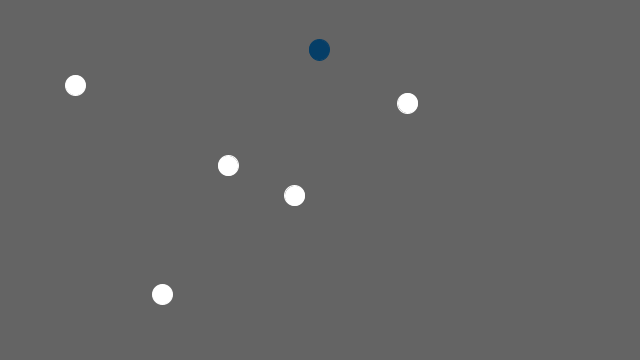
Frame 1 (no input)
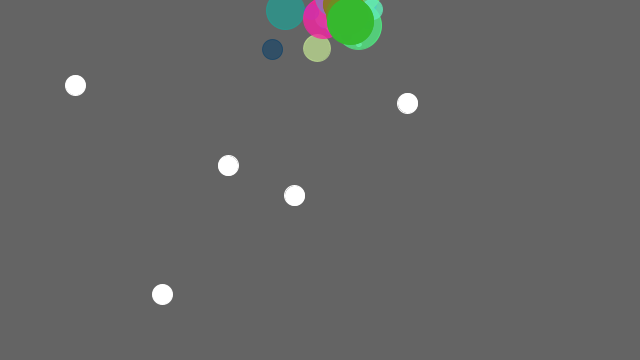
Frame 60 (the mouse pressed at the canvas centre just before this capture)
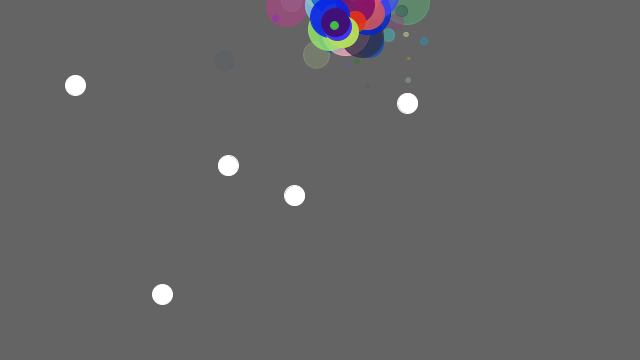
Frame 120 (the mouse held since frame 60 and released just before this capture)

The Processing sketch that drew these frames (run headless with seeded random() and noise(); from frame 60 on, the mouse is pressed at the canvas centre):

// Processing sketch: ParticleSystemWithRepeller
// ── ParticleSystemWithRepeller.pde
ParticleSystem ps;
ArrayList<Repeller> repellers;

void setup() {
  size(640,360);
  ps = new ParticleSystem (new PVector(width/2, 50));
  repellers = new ArrayList<Repeller>(); 
  for (int i = 0; i<5; i++) {
    repellers.add(new Repeller(random(20,width-20), random(20,height-20),random(50,150)));
  }
}

void draw() {
  background (100);
  
  PVector gravity = new PVector(0, 0.1);
  ps.applyForce(gravity);
  
  for (Repeller repeller: repellers) {
    ps.applyRepeller(repeller);
    repeller.display();
  }
  
  ps.addParticle();
  ps.run();
}


// ── Particle.pde
class Particle {
  PVector location;
  PVector velocity;
  PVector acceleration;
  float lifespan;
  
  float mass = 1;
  
  color c;
  
  Particle (PVector l) {
    acceleration = new PVector(0,0);
    velocity = new PVector(random(-1,1),random(-2,0));
    location = l.get();
    mass = random (1,50);
    c = color(random(0,255),random(0,255),random(0,255));
    lifespan = 255.0;
  }
  
  void run() {
    update();
    display();
  }
  
  void applyForce(PVector force) {
    PVector f = force.get();
    f.div(mass);
    acceleration.add(f);
  }
  
  void update() {
    velocity.add(acceleration);
    location.add(velocity);
    acceleration.mult(0);
    lifespan -= 2.0;
  }
  
  void display () {
    stroke(c, lifespan);
    fill (c,lifespan);
    ellipse(location.x, location.y,mass,mass);
  }
  
  boolean isDead() {
    if (lifespan < 0.0) {
      return true;
    }
    else {
      return false;
    }
  }
  
}

// ── ParticleSystem.pde
import java.util.Iterator;

class ParticleSystem {
  ArrayList<Particle> particles;
  PVector origin;
  
  ParticleSystem (PVector location) {
    origin = location.get();
    particles = new ArrayList<Particle>();
  }
  
  void addParticle() {
    particles.add(new Particle(origin));
  }
  
  void applyForce(PVector f) {
    for (Particle p: particles) {
      p.applyForce(f);
    }
  }
  
  void applyRepeller(Repeller r) {
    for (Particle p: particles) {
      PVector force = r.repel(p);
      p.applyForce(force);
    }
  }
  
  void moveOrigin(PVector force) {
    PVector f = force.get();
    origin.add(f);
  }
  
  void run() {
    moveOrigin (new PVector(random(-5,5),random(-5,5)));
    Iterator<Particle> it = particles.iterator();
    while (it.hasNext()) {
      Particle p = (Particle) it.next();
      p.run();
      if (p.isDead()) {
        it.remove();
      }
    }
  }
  
}

// ── Repeller.pde
class Repeller {
  
  float strength;
  PVector location;
  float r = 10;
  
  Repeller(float x, float y, float s) {
    location = new PVector(x,y);
    strength = s;
  }
  
  void display() {
    stroke(255);
    fill(255);
    ellipse(location.x,location.y,r*2,r*2);
  }
  
  PVector repel(Particle p) {
    PVector dir = PVector.sub(location,p.location);
    float d = dir.mag();
    dir.normalize();
    d = constrain(d,5,100);
    float force = -1 * strength / (d*d);
    dir.mult(force);
    return dir;
  }
  
}
